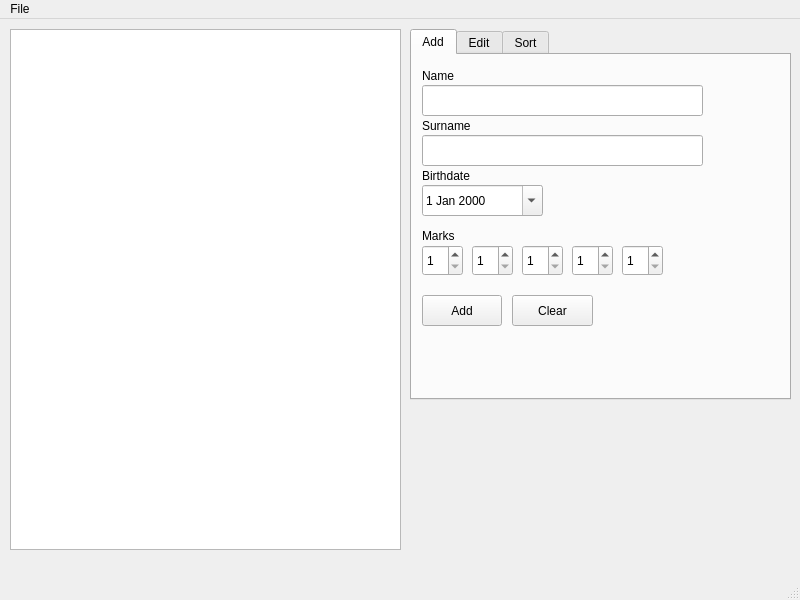
<?xml version="1.0" encoding="UTF-8"?>
<ui version="4.0">
 <class>MainWindow</class>
 <widget class="QMainWindow" name="MainWindow">
  <property name="geometry">
   <rect>
    <x>0</x>
    <y>0</y>
    <width>800</width>
    <height>600</height>
   </rect>
  </property>
  <property name="minimumSize">
   <size>
    <width>800</width>
    <height>600</height>
   </size>
  </property>
  <property name="maximumSize">
   <size>
    <width>800</width>
    <height>600</height>
   </size>
  </property>
  <property name="windowTitle">
   <string>Student list redactor</string>
  </property>
  <property name="windowIcon">
   <iconset>
    <normaloff>../../../Downloads/slr.ico</normaloff>../../../Downloads/slr.ico</iconset>
  </property>
  <widget class="QWidget" name="centralwidget">
   <widget class="QTableWidget" name="tableWidget">
    <property name="geometry">
     <rect>
      <x>10</x>
      <y>10</y>
      <width>391</width>
      <height>521</height>
     </rect>
    </property>
   </widget>
   <widget class="QTabWidget" name="tabWidget">
    <property name="geometry">
     <rect>
      <x>410</x>
      <y>10</y>
      <width>381</width>
      <height>371</height>
     </rect>
    </property>
    <property name="currentIndex">
     <number>0</number>
    </property>
    <widget class="QWidget" name="tab">
     <attribute name="title">
      <string>Add</string>
     </attribute>
     <widget class="QLabel" name="label_name_title">
      <property name="geometry">
       <rect>
        <x>10</x>
        <y>10</y>
        <width>281</width>
        <height>21</height>
       </rect>
      </property>
      <property name="text">
       <string>Name</string>
      </property>
     </widget>
     <widget class="QLineEdit" name="lineEdit_add_name">
      <property name="geometry">
       <rect>
        <x>10</x>
        <y>30</y>
        <width>281</width>
        <height>31</height>
       </rect>
      </property>
      <property name="font">
       <font>
        <pointsize>9</pointsize>
       </font>
      </property>
      <property name="text">
       <string/>
      </property>
      <property name="placeholderText">
       <string/>
      </property>
     </widget>
     <widget class="QLineEdit" name="lineEdit_add_surname">
      <property name="geometry">
       <rect>
        <x>10</x>
        <y>80</y>
        <width>281</width>
        <height>31</height>
       </rect>
      </property>
      <property name="font">
       <font>
        <pointsize>9</pointsize>
       </font>
      </property>
      <property name="text">
       <string/>
      </property>
      <property name="placeholderText">
       <string/>
      </property>
     </widget>
     <widget class="QLabel" name="label_surname_title">
      <property name="geometry">
       <rect>
        <x>10</x>
        <y>60</y>
        <width>281</width>
        <height>21</height>
       </rect>
      </property>
      <property name="text">
       <string>Surname</string>
      </property>
     </widget>
     <widget class="QLabel" name="label_date_title">
      <property name="geometry">
       <rect>
        <x>10</x>
        <y>110</y>
        <width>281</width>
        <height>21</height>
       </rect>
      </property>
      <property name="text">
       <string>Birthdate</string>
      </property>
     </widget>
     <widget class="QDateEdit" name="dateEdit_add_date">
      <property name="geometry">
       <rect>
        <x>10</x>
        <y>130</y>
        <width>121</width>
        <height>31</height>
       </rect>
      </property>
      <property name="font">
       <font>
        <pointsize>9</pointsize>
       </font>
      </property>
      <property name="minimumDateTime">
       <datetime>
        <hour>0</hour>
        <minute>0</minute>
        <second>0</second>
        <year>1995</year>
        <month>1</month>
        <day>1</day>
       </datetime>
      </property>
      <property name="calendarPopup">
       <bool>true</bool>
      </property>
     </widget>
     <widget class="QLabel" name="label_marks_title">
      <property name="geometry">
       <rect>
        <x>10</x>
        <y>170</y>
        <width>281</width>
        <height>21</height>
       </rect>
      </property>
      <property name="text">
       <string>Marks</string>
      </property>
     </widget>
     <widget class="QSpinBox" name="spinBox_add_mark_1">
      <property name="geometry">
       <rect>
        <x>10</x>
        <y>190</y>
        <width>41</width>
        <height>31</height>
       </rect>
      </property>
      <property name="wrapping">
       <bool>false</bool>
      </property>
      <property name="frame">
       <bool>true</bool>
      </property>
      <property name="accelerated">
       <bool>false</bool>
      </property>
      <property name="showGroupSeparator" stdset="0">
       <bool>false</bool>
      </property>
      <property name="minimum">
       <number>1</number>
      </property>
      <property name="maximum">
       <number>5</number>
      </property>
     </widget>
     <widget class="QSpinBox" name="spinBox_add_mark_2">
      <property name="geometry">
       <rect>
        <x>60</x>
        <y>190</y>
        <width>41</width>
        <height>31</height>
       </rect>
      </property>
      <property name="wrapping">
       <bool>false</bool>
      </property>
      <property name="frame">
       <bool>true</bool>
      </property>
      <property name="accelerated">
       <bool>false</bool>
      </property>
      <property name="showGroupSeparator" stdset="0">
       <bool>false</bool>
      </property>
      <property name="minimum">
       <number>1</number>
      </property>
      <property name="maximum">
       <number>5</number>
      </property>
     </widget>
     <widget class="QSpinBox" name="spinBox_add_mark_3">
      <property name="geometry">
       <rect>
        <x>110</x>
        <y>190</y>
        <width>41</width>
        <height>31</height>
       </rect>
      </property>
      <property name="wrapping">
       <bool>false</bool>
      </property>
      <property name="frame">
       <bool>true</bool>
      </property>
      <property name="accelerated">
       <bool>false</bool>
      </property>
      <property name="showGroupSeparator" stdset="0">
       <bool>false</bool>
      </property>
      <property name="minimum">
       <number>1</number>
      </property>
      <property name="maximum">
       <number>5</number>
      </property>
     </widget>
     <widget class="QSpinBox" name="spinBox_add_mark_4">
      <property name="geometry">
       <rect>
        <x>160</x>
        <y>190</y>
        <width>41</width>
        <height>31</height>
       </rect>
      </property>
      <property name="wrapping">
       <bool>false</bool>
      </property>
      <property name="frame">
       <bool>true</bool>
      </property>
      <property name="accelerated">
       <bool>false</bool>
      </property>
      <property name="showGroupSeparator" stdset="0">
       <bool>false</bool>
      </property>
      <property name="minimum">
       <number>1</number>
      </property>
      <property name="maximum">
       <number>5</number>
      </property>
     </widget>
     <widget class="QSpinBox" name="spinBox_add_mark_5">
      <property name="geometry">
       <rect>
        <x>210</x>
        <y>190</y>
        <width>41</width>
        <height>31</height>
       </rect>
      </property>
      <property name="wrapping">
       <bool>false</bool>
      </property>
      <property name="frame">
       <bool>true</bool>
      </property>
      <property name="accelerated">
       <bool>false</bool>
      </property>
      <property name="showGroupSeparator" stdset="0">
       <bool>false</bool>
      </property>
      <property name="minimum">
       <number>1</number>
      </property>
      <property name="maximum">
       <number>5</number>
      </property>
     </widget>
     <widget class="QPushButton" name="pushButton_add">
      <property name="geometry">
       <rect>
        <x>10</x>
        <y>240</y>
        <width>80</width>
        <height>31</height>
       </rect>
      </property>
      <property name="text">
       <string>Add</string>
      </property>
     </widget>
     <widget class="QPushButton" name="pushButton_add_clear">
      <property name="geometry">
       <rect>
        <x>100</x>
        <y>240</y>
        <width>81</width>
        <height>31</height>
       </rect>
      </property>
      <property name="text">
       <string>Clear</string>
      </property>
     </widget>
    </widget>
    <widget class="QWidget" name="tab_3">
     <attribute name="title">
      <string>Edit</string>
     </attribute>
     <widget class="QSpinBox" name="spinBox_edit_mark_4">
      <property name="geometry">
       <rect>
        <x>160</x>
        <y>230</y>
        <width>41</width>
        <height>31</height>
       </rect>
      </property>
      <property name="wrapping">
       <bool>false</bool>
      </property>
      <property name="frame">
       <bool>true</bool>
      </property>
      <property name="accelerated">
       <bool>false</bool>
      </property>
      <property name="showGroupSeparator" stdset="0">
       <bool>false</bool>
      </property>
      <property name="minimum">
       <number>1</number>
      </property>
      <property name="maximum">
       <number>5</number>
      </property>
     </widget>
     <widget class="QSpinBox" name="spinBox_edit_mark_3">
      <property name="geometry">
       <rect>
        <x>110</x>
        <y>230</y>
        <width>41</width>
        <height>31</height>
       </rect>
      </property>
      <property name="wrapping">
       <bool>false</bool>
      </property>
      <property name="frame">
       <bool>true</bool>
      </property>
      <property name="accelerated">
       <bool>false</bool>
      </property>
      <property name="showGroupSeparator" stdset="0">
       <bool>false</bool>
      </property>
      <property name="minimum">
       <number>1</number>
      </property>
      <property name="maximum">
       <number>5</number>
      </property>
     </widget>
     <widget class="QPushButton" name="pushButton_edit_save">
      <property name="geometry">
       <rect>
        <x>10</x>
        <y>280</y>
        <width>80</width>
        <height>31</height>
       </rect>
      </property>
      <property name="text">
       <string>Save</string>
      </property>
     </widget>
     <widget class="QLabel" name="label_surname_title_2">
      <property name="geometry">
       <rect>
        <x>10</x>
        <y>100</y>
        <width>281</width>
        <height>21</height>
       </rect>
      </property>
      <property name="text">
       <string>Surname</string>
      </property>
     </widget>
     <widget class="QLineEdit" name="lineEdit_edit_surname">
      <property name="geometry">
       <rect>
        <x>10</x>
        <y>120</y>
        <width>281</width>
        <height>31</height>
       </rect>
      </property>
      <property name="font">
       <font>
        <pointsize>9</pointsize>
       </font>
      </property>
      <property name="text">
       <string/>
      </property>
      <property name="placeholderText">
       <string/>
      </property>
     </widget>
     <widget class="QSpinBox" name="spinBox_edit_mark_5">
      <property name="geometry">
       <rect>
        <x>210</x>
        <y>230</y>
        <width>41</width>
        <height>31</height>
       </rect>
      </property>
      <property name="wrapping">
       <bool>false</bool>
      </property>
      <property name="frame">
       <bool>true</bool>
      </property>
      <property name="accelerated">
       <bool>false</bool>
      </property>
      <property name="showGroupSeparator" stdset="0">
       <bool>false</bool>
      </property>
      <property name="minimum">
       <number>1</number>
      </property>
      <property name="maximum">
       <number>5</number>
      </property>
     </widget>
     <widget class="QLineEdit" name="lineEdit_edit_name">
      <property name="geometry">
       <rect>
        <x>10</x>
        <y>70</y>
        <width>281</width>
        <height>31</height>
       </rect>
      </property>
      <property name="font">
       <font>
        <pointsize>9</pointsize>
       </font>
      </property>
      <property name="text">
       <string/>
      </property>
      <property name="placeholderText">
       <string/>
      </property>
     </widget>
     <widget class="QDateEdit" name="dateEdit_edit_date">
      <property name="geometry">
       <rect>
        <x>10</x>
        <y>170</y>
        <width>121</width>
        <height>31</height>
       </rect>
      </property>
      <property name="font">
       <font>
        <pointsize>9</pointsize>
       </font>
      </property>
      <property name="minimumDateTime">
       <datetime>
        <hour>0</hour>
        <minute>0</minute>
        <second>0</second>
        <year>1995</year>
        <month>1</month>
        <day>1</day>
       </datetime>
      </property>
      <property name="calendarPopup">
       <bool>true</bool>
      </property>
     </widget>
     <widget class="QLabel" name="label_date_title_2">
      <property name="geometry">
       <rect>
        <x>10</x>
        <y>150</y>
        <width>281</width>
        <height>21</height>
       </rect>
      </property>
      <property name="text">
       <string>Birthdate</string>
      </property>
     </widget>
     <widget class="QLabel" name="label_marks_title_2">
      <property name="geometry">
       <rect>
        <x>10</x>
        <y>210</y>
        <width>281</width>
        <height>21</height>
       </rect>
      </property>
      <property name="text">
       <string>Marks</string>
      </property>
     </widget>
     <widget class="QSpinBox" name="spinBox_edit_mark_1">
      <property name="geometry">
       <rect>
        <x>10</x>
        <y>230</y>
        <width>41</width>
        <height>31</height>
       </rect>
      </property>
      <property name="wrapping">
       <bool>false</bool>
      </property>
      <property name="frame">
       <bool>true</bool>
      </property>
      <property name="accelerated">
       <bool>false</bool>
      </property>
      <property name="showGroupSeparator" stdset="0">
       <bool>false</bool>
      </property>
      <property name="minimum">
       <number>1</number>
      </property>
      <property name="maximum">
       <number>5</number>
      </property>
     </widget>
     <widget class="QSpinBox" name="spinBox_edit_mark_2">
      <property name="geometry">
       <rect>
        <x>60</x>
        <y>230</y>
        <width>41</width>
        <height>31</height>
       </rect>
      </property>
      <property name="wrapping">
       <bool>false</bool>
      </property>
      <property name="frame">
       <bool>true</bool>
      </property>
      <property name="accelerated">
       <bool>false</bool>
      </property>
      <property name="showGroupSeparator" stdset="0">
       <bool>false</bool>
      </property>
      <property name="minimum">
       <number>1</number>
      </property>
      <property name="maximum">
       <number>5</number>
      </property>
     </widget>
     <widget class="QLabel" name="label_name_title_2">
      <property name="geometry">
       <rect>
        <x>10</x>
        <y>50</y>
        <width>281</width>
        <height>21</height>
       </rect>
      </property>
      <property name="text">
       <string>Name</string>
      </property>
     </widget>
     <widget class="QLabel" name="label_student_title">
      <property name="geometry">
       <rect>
        <x>10</x>
        <y>10</y>
        <width>51</width>
        <height>31</height>
       </rect>
      </property>
      <property name="text">
       <string>Student</string>
      </property>
     </widget>
     <widget class="QSpinBox" name="spinBox_edit_student">
      <property name="geometry">
       <rect>
        <x>60</x>
        <y>10</y>
        <width>51</width>
        <height>31</height>
       </rect>
      </property>
      <property name="wrapping">
       <bool>false</bool>
      </property>
      <property name="frame">
       <bool>true</bool>
      </property>
      <property name="accelerated">
       <bool>false</bool>
      </property>
      <property name="showGroupSeparator" stdset="0">
       <bool>false</bool>
      </property>
      <property name="minimum">
       <number>0</number>
      </property>
      <property name="maximum">
       <number>0</number>
      </property>
     </widget>
     <widget class="QPushButton" name="pushButton_edit_reset">
      <property name="geometry">
       <rect>
        <x>100</x>
        <y>280</y>
        <width>80</width>
        <height>31</height>
       </rect>
      </property>
      <property name="text">
       <string>Reset</string>
      </property>
     </widget>
    </widget>
    <widget class="QWidget" name="tab_2">
     <attribute name="title">
      <string>Sort</string>
     </attribute>
     <widget class="QLabel" name="label_sort_name">
      <property name="geometry">
       <rect>
        <x>10</x>
        <y>10</y>
        <width>131</width>
        <height>21</height>
       </rect>
      </property>
      <property name="text">
       <string>Sort by name</string>
      </property>
     </widget>
     <widget class="QPushButton" name="pushButton_sort_name_up">
      <property name="geometry">
       <rect>
        <x>10</x>
        <y>30</y>
        <width>61</width>
        <height>21</height>
       </rect>
      </property>
      <property name="text">
       <string/>
      </property>
      <property name="icon">
       <iconset>
        <normaloff>../../../Downloads/arrow_up.png</normaloff>../../../Downloads/arrow_up.png</iconset>
      </property>
      <property name="iconSize">
       <size>
        <width>24</width>
        <height>24</height>
       </size>
      </property>
     </widget>
     <widget class="QPushButton" name="pushButton_sort_name_down">
      <property name="geometry">
       <rect>
        <x>80</x>
        <y>30</y>
        <width>61</width>
        <height>21</height>
       </rect>
      </property>
      <property name="text">
       <string/>
      </property>
      <property name="icon">
       <iconset>
        <normaloff>../../../Downloads/arrow_dn.png</normaloff>../../../Downloads/arrow_dn.png</iconset>
      </property>
      <property name="iconSize">
       <size>
        <width>24</width>
        <height>24</height>
       </size>
      </property>
     </widget>
     <widget class="QPushButton" name="pushButton_sort_surname_down">
      <property name="geometry">
       <rect>
        <x>80</x>
        <y>80</y>
        <width>61</width>
        <height>21</height>
       </rect>
      </property>
      <property name="text">
       <string/>
      </property>
      <property name="icon">
       <iconset>
        <normaloff>../../../Downloads/arrow_dn.png</normaloff>../../../Downloads/arrow_dn.png</iconset>
      </property>
      <property name="iconSize">
       <size>
        <width>24</width>
        <height>24</height>
       </size>
      </property>
     </widget>
     <widget class="QLabel" name="label_sort_surname">
      <property name="geometry">
       <rect>
        <x>10</x>
        <y>60</y>
        <width>131</width>
        <height>21</height>
       </rect>
      </property>
      <property name="text">
       <string>Sort by surname</string>
      </property>
     </widget>
     <widget class="QPushButton" name="pushButton_sort_surname_up">
      <property name="geometry">
       <rect>
        <x>10</x>
        <y>80</y>
        <width>61</width>
        <height>21</height>
       </rect>
      </property>
      <property name="text">
       <string/>
      </property>
      <property name="icon">
       <iconset>
        <normaloff>../../../Downloads/arrow_up.png</normaloff>../../../Downloads/arrow_up.png</iconset>
      </property>
      <property name="iconSize">
       <size>
        <width>24</width>
        <height>24</height>
       </size>
      </property>
     </widget>
     <widget class="QPushButton" name="pushButton_sort_age_down">
      <property name="geometry">
       <rect>
        <x>80</x>
        <y>130</y>
        <width>61</width>
        <height>21</height>
       </rect>
      </property>
      <property name="text">
       <string/>
      </property>
      <property name="icon">
       <iconset>
        <normaloff>../../../Downloads/arrow_dn.png</normaloff>../../../Downloads/arrow_dn.png</iconset>
      </property>
      <property name="iconSize">
       <size>
        <width>24</width>
        <height>24</height>
       </size>
      </property>
     </widget>
     <widget class="QLabel" name="label_sort_age">
      <property name="geometry">
       <rect>
        <x>10</x>
        <y>110</y>
        <width>131</width>
        <height>21</height>
       </rect>
      </property>
      <property name="text">
       <string>Sort by age</string>
      </property>
     </widget>
     <widget class="QPushButton" name="pushButton_sort_age_up">
      <property name="geometry">
       <rect>
        <x>10</x>
        <y>130</y>
        <width>61</width>
        <height>21</height>
       </rect>
      </property>
      <property name="text">
       <string/>
      </property>
      <property name="icon">
       <iconset>
        <normaloff>../../../Downloads/arrow_up.png</normaloff>../../../Downloads/arrow_up.png</iconset>
      </property>
      <property name="iconSize">
       <size>
        <width>24</width>
        <height>24</height>
       </size>
      </property>
     </widget>
     <widget class="QPushButton" name="pushButton_sort_marks_down">
      <property name="geometry">
       <rect>
        <x>80</x>
        <y>180</y>
        <width>61</width>
        <height>21</height>
       </rect>
      </property>
      <property name="text">
       <string/>
      </property>
      <property name="icon">
       <iconset>
        <normaloff>../../../Downloads/arrow_dn.png</normaloff>../../../Downloads/arrow_dn.png</iconset>
      </property>
      <property name="iconSize">
       <size>
        <width>24</width>
        <height>24</height>
       </size>
      </property>
     </widget>
     <widget class="QLabel" name="label_sort_marks">
      <property name="geometry">
       <rect>
        <x>10</x>
        <y>160</y>
        <width>131</width>
        <height>21</height>
       </rect>
      </property>
      <property name="text">
       <string>Sort by marks</string>
      </property>
     </widget>
     <widget class="QPushButton" name="pushButton_sort_marks_up">
      <property name="geometry">
       <rect>
        <x>10</x>
        <y>180</y>
        <width>61</width>
        <height>21</height>
       </rect>
      </property>
      <property name="text">
       <string/>
      </property>
      <property name="icon">
       <iconset>
        <normaloff>../../../Downloads/arrow_up.png</normaloff>../../../Downloads/arrow_up.png</iconset>
      </property>
      <property name="iconSize">
       <size>
        <width>24</width>
        <height>24</height>
       </size>
      </property>
     </widget>
    </widget>
   </widget>
  </widget>
  <widget class="QMenuBar" name="menubar">
   <property name="geometry">
    <rect>
     <x>0</x>
     <y>0</y>
     <width>800</width>
     <height>25</height>
    </rect>
   </property>
   <widget class="QMenu" name="menuFile">
    <property name="title">
     <string>File</string>
    </property>
    <addaction name="action_Open"/>
    <addaction name="action_Save"/>
   </widget>
   <addaction name="menuFile"/>
  </widget>
  <widget class="QStatusBar" name="statusbar"/>
  <action name="action_Open">
   <property name="text">
    <string>&amp;Open</string>
   </property>
   <property name="shortcut">
    <string>Ctrl+O</string>
   </property>
  </action>
  <action name="action_Save">
   <property name="text">
    <string>&amp;Save</string>
   </property>
   <property name="shortcut">
    <string>Ctrl+S</string>
   </property>
  </action>
 </widget>
 <resources/>
 <connections/>
</ui>
